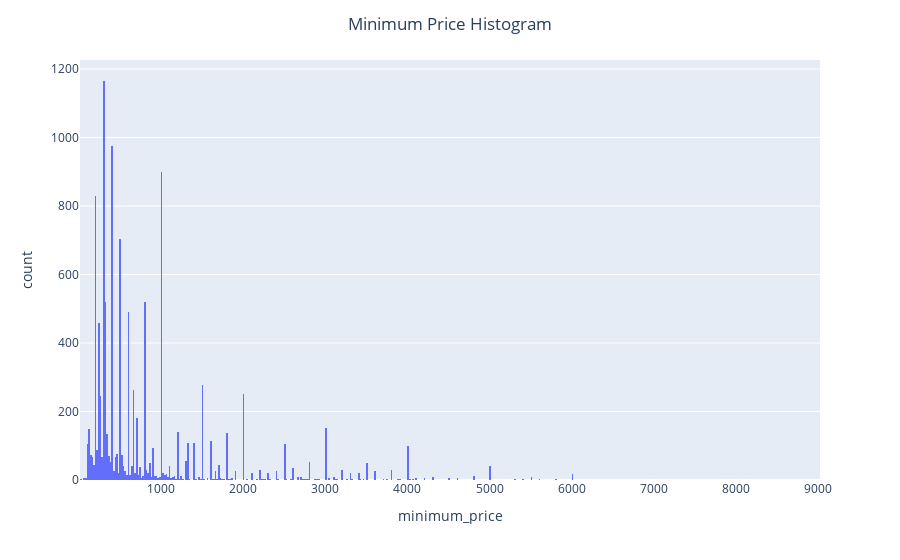

Here is the notebook cell this chart was saved with:
### Markdown cell above
### - minimum_price

### Code cell
fig = px.histogram(raw_df, x="minimum_price", nbins=679)

fig.update_layout(
    title   = 'Minimum Price Histogram',
    title_x = 0.5,
)

fig.show()

### Figure 1 — Plotly figure (JSON) as saved in the notebook; plotly's stock layout.template omitted (floating-point values rounded to 4 significant figures; data arrays with more than 128 entries replaced by an {"elided": "..."} marker saying what was removed)
{"data": [{"alignmentgroup": "True", "bingroup": "x", "hovertemplate": "minimum_price=%{x}<br>count=%{y}<extra></extra>", "legendgroup": "", "marker": {"color": "#636efa"}, "name": "", "nbinsx": 679, "offsetgroup": "", "orientation": "v", "showlegend": false, "type": "histogram", "x": {"elided": "11321 int values"}, "xaxis": "x", "yaxis": "y"}], "layout": {"barmode": "relative", "legend": {"tracegroupgap": 0}, "margin": {"t": 60}, "title": {"text": "Minimum Price Histogram", "x": 0.5}, "xaxis": {"anchor": "y", "domain": [0, 1], "title": {"text": "minimum_price"}}, "yaxis": {"anchor": "x", "domain": [0, 1], "title": {"text": "count"}}}}
